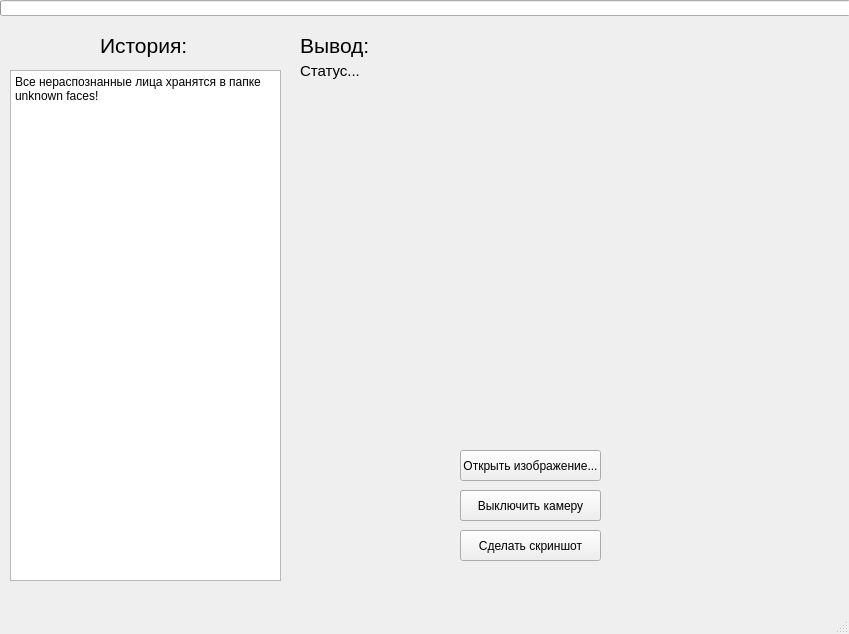
<?xml version="1.0" encoding="UTF-8"?>
<ui version="4.0">
 <class>MainWindow</class>
 <widget class="QMainWindow" name="MainWindow">
  <property name="geometry">
   <rect>
    <x>0</x>
    <y>0</y>
    <width>849</width>
    <height>634</height>
   </rect>
  </property>
  <property name="minimumSize">
   <size>
    <width>849</width>
    <height>634</height>
   </size>
  </property>
  <property name="maximumSize">
   <size>
    <width>1360</width>
    <height>634</height>
   </size>
  </property>
  <property name="windowTitle">
   <string>Распознавание лиц</string>
  </property>
  <property name="windowIcon">
   <iconset>
    <normaloff>img/icon.ico</normaloff>img/icon.ico</iconset>
  </property>
  <widget class="QWidget" name="centralwidget">
   <widget class="QPushButton" name="btnSaveVector">
    <property name="enabled">
     <bool>true</bool>
    </property>
    <property name="geometry">
     <rect>
      <x>1000</x>
      <y>530</y>
      <width>151</width>
      <height>31</height>
     </rect>
    </property>
    <property name="text">
     <string>Сохранить</string>
    </property>
   </widget>
   <widget class="QPushButton" name="btnOpenImg">
    <property name="enabled">
     <bool>true</bool>
    </property>
    <property name="geometry">
     <rect>
      <x>460</x>
      <y>450</y>
      <width>141</width>
      <height>31</height>
     </rect>
    </property>
    <property name="text">
     <string>Открыть изображение...</string>
    </property>
   </widget>
   <widget class="QLabel" name="label">
    <property name="geometry">
     <rect>
      <x>300</x>
      <y>90</y>
      <width>491</width>
      <height>351</height>
     </rect>
    </property>
    <property name="font">
     <font>
      <weight>75</weight>
      <bold>true</bold>
     </font>
    </property>
    <property name="text">
     <string/>
    </property>
   </widget>
   <widget class="QLabel" name="labelOutput">
    <property name="geometry">
     <rect>
      <x>300</x>
      <y>30</y>
      <width>551</width>
      <height>31</height>
     </rect>
    </property>
    <property name="font">
     <font>
      <pointsize>16</pointsize>
      <weight>50</weight>
      <bold>false</bold>
     </font>
    </property>
    <property name="text">
     <string>Вывод:</string>
    </property>
   </widget>
   <widget class="QTextEdit" name="textEditName">
    <property name="geometry">
     <rect>
      <x>1000</x>
      <y>460</y>
      <width>151</width>
      <height>21</height>
     </rect>
    </property>
    <property name="acceptDrops">
     <bool>true</bool>
    </property>
    <property name="verticalScrollBarPolicy">
     <enum>Qt::ScrollBarAlwaysOff</enum>
    </property>
    <property name="horizontalScrollBarPolicy">
     <enum>Qt::ScrollBarAlwaysOff</enum>
    </property>
    <property name="undoRedoEnabled">
     <bool>true</bool>
    </property>
    <property name="lineWrapMode">
     <enum>QTextEdit::NoWrap</enum>
    </property>
    <property name="acceptRichText">
     <bool>true</bool>
    </property>
    <property name="placeholderText">
     <string/>
    </property>
   </widget>
   <widget class="QPushButton" name="btnLoadImg">
    <property name="enabled">
     <bool>true</bool>
    </property>
    <property name="geometry">
     <rect>
      <x>1000</x>
      <y>490</y>
      <width>151</width>
      <height>31</height>
     </rect>
    </property>
    <property name="text">
     <string>Загрузить изображение...</string>
    </property>
   </widget>
   <widget class="QLabel" name="label_2">
    <property name="geometry">
     <rect>
      <x>1000</x>
      <y>440</y>
      <width>131</width>
      <height>16</height>
     </rect>
    </property>
    <property name="font">
     <font>
      <pointsize>10</pointsize>
     </font>
    </property>
    <property name="text">
     <string>Введите свое имя:</string>
    </property>
   </widget>
   <widget class="QLabel" name="labelResult">
    <property name="geometry">
     <rect>
      <x>860</x>
      <y>90</y>
      <width>481</width>
      <height>341</height>
     </rect>
    </property>
    <property name="font">
     <font>
      <weight>75</weight>
      <bold>true</bold>
     </font>
    </property>
    <property name="autoFillBackground">
     <bool>false</bool>
    </property>
    <property name="text">
     <string>МЕСТО ДЛЯ ИЗОБРАЖЕНИЯ</string>
    </property>
   </widget>
   <widget class="QLabel" name="labelInfo">
    <property name="geometry">
     <rect>
      <x>1000</x>
      <y>570</y>
      <width>231</width>
      <height>16</height>
     </rect>
    </property>
    <property name="font">
     <font>
      <pointsize>8</pointsize>
      <weight>75</weight>
      <bold>true</bold>
     </font>
    </property>
    <property name="text">
     <string>Загружено успешно!</string>
    </property>
   </widget>
   <widget class="QLabel" name="labelStatus">
    <property name="geometry">
     <rect>
      <x>300</x>
      <y>60</y>
      <width>1051</width>
      <height>21</height>
     </rect>
    </property>
    <property name="font">
     <font>
      <pointsize>11</pointsize>
      <weight>50</weight>
      <bold>false</bold>
      <kerning>true</kerning>
     </font>
    </property>
    <property name="text">
     <string>Статус...</string>
    </property>
   </widget>
   <widget class="QPushButton" name="btnOpenCam">
    <property name="enabled">
     <bool>true</bool>
    </property>
    <property name="geometry">
     <rect>
      <x>460</x>
      <y>490</y>
      <width>141</width>
      <height>31</height>
     </rect>
    </property>
    <property name="text">
     <string>Включить камеру</string>
    </property>
   </widget>
   <widget class="QPushButton" name="btnTakeScreenshot">
    <property name="enabled">
     <bool>true</bool>
    </property>
    <property name="geometry">
     <rect>
      <x>460</x>
      <y>530</y>
      <width>141</width>
      <height>31</height>
     </rect>
    </property>
    <property name="text">
     <string>Сделать скриншот</string>
    </property>
   </widget>
   <widget class="QPushButton" name="btnCloseCam">
    <property name="enabled">
     <bool>true</bool>
    </property>
    <property name="geometry">
     <rect>
      <x>460</x>
      <y>490</y>
      <width>141</width>
      <height>31</height>
     </rect>
    </property>
    <property name="text">
     <string>Выключить камеру</string>
    </property>
   </widget>
   <widget class="QProgressBar" name="progressBar">
    <property name="geometry">
     <rect>
      <x>0</x>
      <y>0</y>
      <width>851</width>
      <height>16</height>
     </rect>
    </property>
    <property name="value">
     <number>0</number>
    </property>
    <property name="textVisible">
     <bool>false</bool>
    </property>
   </widget>
   <widget class="QPlainTextEdit" name="plainTextEdit">
    <property name="geometry">
     <rect>
      <x>10</x>
      <y>70</y>
      <width>271</width>
      <height>511</height>
     </rect>
    </property>
    <property name="acceptDrops">
     <bool>false</bool>
    </property>
    <property name="sizeAdjustPolicy">
     <enum>QAbstractScrollArea::AdjustToContentsOnFirstShow</enum>
    </property>
    <property name="readOnly">
     <bool>true</bool>
    </property>
    <property name="plainText">
     <string>Все нераспознанные лица хранятся в папке unknown faces!
</string>
    </property>
   </widget>
   <widget class="QLabel" name="labelHistory">
    <property name="geometry">
     <rect>
      <x>100</x>
      <y>30</y>
      <width>91</width>
      <height>31</height>
     </rect>
    </property>
    <property name="font">
     <font>
      <pointsize>16</pointsize>
      <weight>50</weight>
      <bold>false</bold>
     </font>
    </property>
    <property name="text">
     <string>История:</string>
    </property>
   </widget>
   <widget class="QPushButton" name="btnSaveHistory">
    <property name="enabled">
     <bool>true</bool>
    </property>
    <property name="geometry">
     <rect>
      <x>10</x>
      <y>40</y>
      <width>20</width>
      <height>20</height>
     </rect>
    </property>
    <property name="icon">
     <iconset>
      <normaloff>img/save.ico</normaloff>img/save.ico</iconset>
    </property>
    <property name="flat">
     <bool>true</bool>
    </property>
   </widget>
   <widget class="QLabel" name="labelSaveHistorySuccess">
    <property name="enabled">
     <bool>true</bool>
    </property>
    <property name="geometry">
     <rect>
      <x>10</x>
      <y>40</y>
      <width>20</width>
      <height>21</height>
     </rect>
    </property>
    <property name="font">
     <font>
      <pointsize>11</pointsize>
      <weight>50</weight>
      <bold>false</bold>
     </font>
    </property>
    <property name="frameShape">
     <enum>QFrame::NoFrame</enum>
    </property>
    <property name="pixmap">
     <pixmap>img/success.png</pixmap>
    </property>
    <property name="scaledContents">
     <bool>true</bool>
    </property>
   </widget>
   <widget class="QPushButton" name="btnDeleteHistory">
    <property name="enabled">
     <bool>true</bool>
    </property>
    <property name="geometry">
     <rect>
      <x>10</x>
      <y>580</y>
      <width>20</width>
      <height>20</height>
     </rect>
    </property>
    <property name="icon">
     <iconset>
      <normaloff>img/delete.png</normaloff>img/delete.png</iconset>
    </property>
    <property name="iconSize">
     <size>
      <width>16</width>
      <height>16</height>
     </size>
    </property>
    <property name="flat">
     <bool>true</bool>
    </property>
   </widget>
   <widget class="QPushButton" name="btnShowMore">
    <property name="enabled">
     <bool>true</bool>
    </property>
    <property name="geometry">
     <rect>
      <x>800</x>
      <y>280</y>
      <width>31</width>
      <height>31</height>
     </rect>
    </property>
    <property name="icon">
     <iconset>
      <normaloff>img/arrow.png</normaloff>img/arrow.png</iconset>
    </property>
    <property name="iconSize">
     <size>
      <width>24</width>
      <height>24</height>
     </size>
    </property>
    <property name="flat">
     <bool>true</bool>
    </property>
   </widget>
   <widget class="QPushButton" name="btnShowSmall">
    <property name="enabled">
     <bool>true</bool>
    </property>
    <property name="geometry">
     <rect>
      <x>800</x>
      <y>280</y>
      <width>31</width>
      <height>31</height>
     </rect>
    </property>
    <property name="icon">
     <iconset>
      <normaloff>img/arrowleft.png</normaloff>img/arrowleft.png</iconset>
    </property>
    <property name="iconSize">
     <size>
      <width>24</width>
      <height>24</height>
     </size>
    </property>
    <property name="flat">
     <bool>true</bool>
    </property>
   </widget>
   <widget class="QLabel" name="labelAddNewFace">
    <property name="geometry">
     <rect>
      <x>860</x>
      <y>30</y>
      <width>491</width>
      <height>31</height>
     </rect>
    </property>
    <property name="font">
     <font>
      <pointsize>16</pointsize>
      <weight>50</weight>
      <bold>false</bold>
     </font>
    </property>
    <property name="text">
     <string>Загрузка:</string>
    </property>
   </widget>
  </widget>
  <widget class="QMenuBar" name="menubar">
   <property name="geometry">
    <rect>
     <x>0</x>
     <y>0</y>
     <width>849</width>
     <height>21</height>
    </rect>
   </property>
  </widget>
  <widget class="QStatusBar" name="statusbar"/>
 </widget>
 <resources/>
 <connections/>
</ui>
